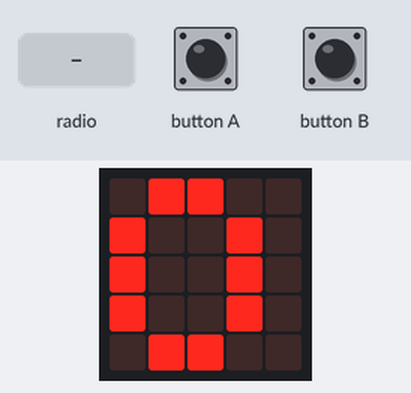
This program was run on a simulated BBC micro:bit (MakeCode). On the bench: the board's 5×5 LED display. The inputs (shaded band) are chosen by the test bench.

Above: at 1.2 s.
1.3 s: radio message "1" arrives
At 1.9 s:
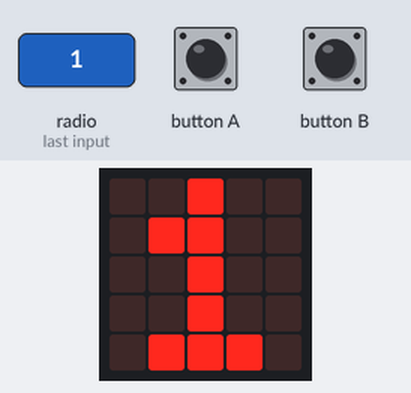
3.0 s: radio message "0" arrives
At 3.3 s:
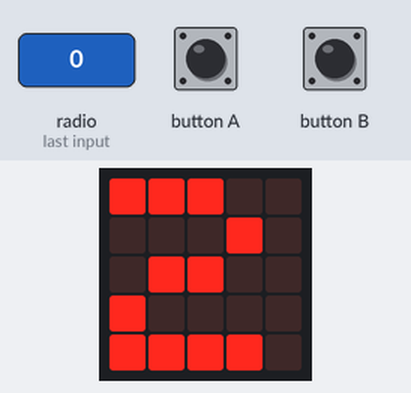
Timing chart, 0 to 6.0 s (numbered marks = the images above; inputs shaded):
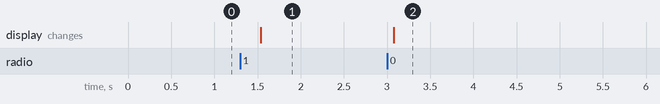

Measured:
- after the input at 1.3 s, the display: changes after 0.24 s (image 1)
- after the input at 3.0 s, the display: changes after 0.08 s (image 2)

The program:

main.ts
```typescript
radio.onReceivedNumber(function (receivedNumber) {
    if (receivedNumber > lautesterWert) {
        lautesterWert = receivedNumber
    }
    zeler += 1
})
input.onButtonPressed(Button.A, function () {
    basic.showNumber(lautesterWert)
})
input.onButtonPressed(Button.B, function () {
    zeler = 0
})
let lautesterWert = 0
let zeler = 0
radio.setGroup(1)
zeler = 0
lautesterWert = 0
basic.forever(function () {
    basic.showNumber(zeler)
})
```

test.ts
```typescript
// Hier kann man Tests durchführen; diese Datei wird nicht kompiliert, wenn dieses Paket als Erweiterung verwendet wird.
```
